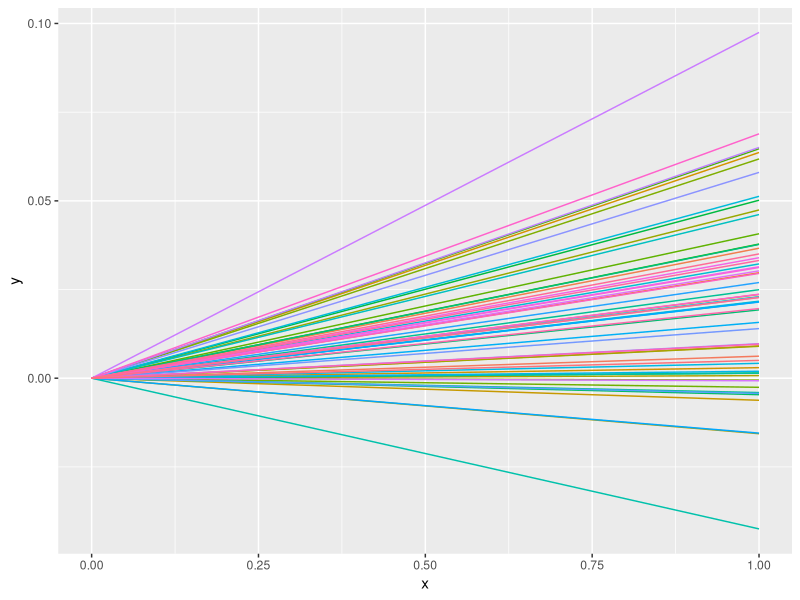

Write the R code that produced this figure.
library(haven)

reffects <- read_dta("positive-and-negative-parenting/reffects.dta")

library(ggplot2)

ggplot(reffects,
       aes(color = country)) +
  geom_segment(aes(x = 0,
                   xend = 1,
                   y = 0,
                   yend = (.023 + u5) * 1)) +
  theme(legend.position = "none")
